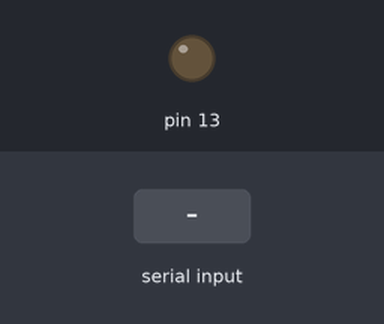
Simulated run of this sketch. Board: Arduino Uno, built with avr-gcc and run on an emulated ATmega328P. Parts: output pins drawn as LEDs (lit = HIGH). Dashed ring = blinking. Inputs (shaded band) come from the test bench.

Above: at 1.2 s.
1.3 s: "FLASH 150\n" received over Serial
At 1.31 s:
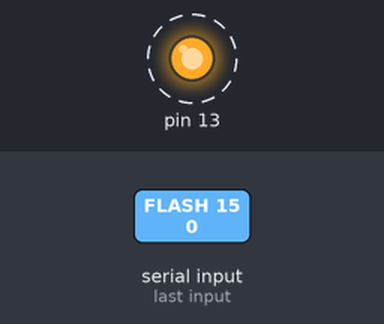
Timing chart, 0 to 10.3 s (numbered marks = the images above; inputs shaded):
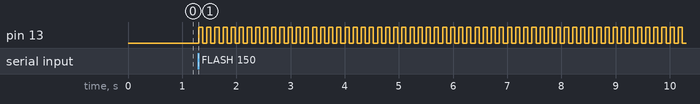

Measured:
- after the input at 1.3 s, pin 13: alternates HIGH for 0.08 s and LOW for 0.08 s, starting at once

The sketch:

LEDOnOffFlash.ino
```cpp
String inputString = "";
bool isStringComplete = false;

void setup() {
  Serial.begin(19200);
  inputString.reserve(200);
  pinMode(13,OUTPUT);
}

void loop() {
  if (isStringComplete) {
    if(inputString.equals("LED ON")){
      digitalWrite(13,HIGH);
      Serial.println("LED On");
    } else if(inputString.equals("LED OFF")){
      digitalWrite(13,LOW);
      Serial.println("LED Off");
    } else if(inputString.startsWith("FLASH")){
      String args = inputString.substring(6);
      int spaceIndex = args.indexOf(" ");
      int numFlashes = args.substring(0, spaceIndex).toInt();
      int periodMs = args.substring(spaceIndex + 1).toInt();
      for (int i=1; i<=numFlashes; i++){
        digitalWrite(13,HIGH);
        delay(periodMs/2);
        digitalWrite(13,LOW);
        delay(periodMs/2);
      }
      digitalWrite(13,LOW);
      Serial.print("Flashes = ");
      Serial.print(numFlashes);
      Serial.print(" PeriodMs = ");
      Serial.println(periodMs);
    } else{
      Serial.print("Unknown command -->");
      Serial.println(inputString);
    }

    inputString = "";
    isStringComplete = false;
  }
}

void serialEvent() {
  while (Serial.available()) {
    char inChar = (char)Serial.read();
    if (inChar == '\n') {
      isStringComplete = true;
    } else {
      inputString += inChar;
    }
  }
}
```
